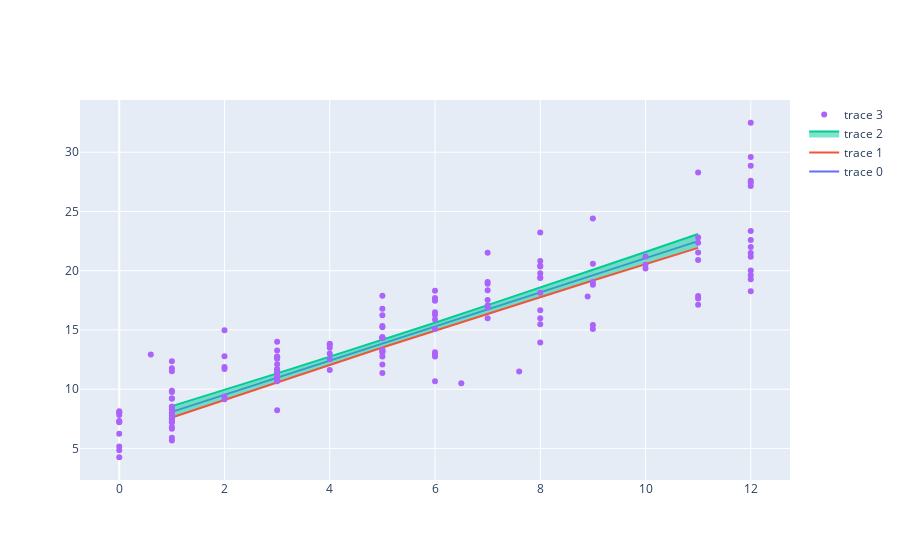

Notebook cell for this chart:
### Code cell
fig = go.Figure([
    go.Scatter(
        x = ages,
        y = weights_mu,
        mode = 'lines'
    ),
    go.Scatter(
        x = ages,
        y = weights_mu_hdpi[:,0],
        mode = 'lines'
    ),
    go.Scatter(
        x = ages,
        y = weights_mu_hdpi[:,1],
        mode = 'lines',
        fill='tonexty'
    ),
    go.Scatter(
        x = ages_data,
        y = weights_data,
        mode = 'markers'
    )
])
fig.show()

### Figure 1 — Plotly figure (JSON) as saved in the notebook; plotly's stock layout.template omitted (floating-point values rounded to 4 significant figures; data arrays with more than 128 entries replaced by an {"elided": "..."} marker saying what was removed)
{"data": [{"mode": "lines", "type": "scatter", "x": [1, 2, 3, 4, 5, 6, 7, 8, 9, 10, 11], "y": [8.079, 9.521, 10.96, 12.4, 13.84, 15.29, 16.73, 18.17, 19.61, 21.05, 22.49]}, {"mode": "lines", "type": "scatter", "x": [1, 2, 3, 4, 5, 6, 7, 8, 9, 10, 11], "y": [7.613, 9.097, 10.58, 12.07, 13.52, 14.93, 16.37, 17.76, 19.17, 20.54, 21.92]}, {"fill": "tonexty", "mode": "lines", "type": "scatter", "x": [1, 2, 3, 4, 5, 6, 7, 8, 9, 10, 11], "y": [8.567, 9.936, 11.33, 12.74, 14.17, 15.6, 17.09, 18.56, 20.08, 21.58, 23.1]}, {"mode": "markers", "type": "scatter", "x": {"elided": "146 float values"}, "y": {"elided": "146 float values"}}], "layout": {"autosize": true, "xaxis": {"autorange": true, "range": [-0.7162, 12.72], "type": "linear"}, "yaxis": {"autorange": true, "range": [1.922, 34.82], "type": "linear"}}}
